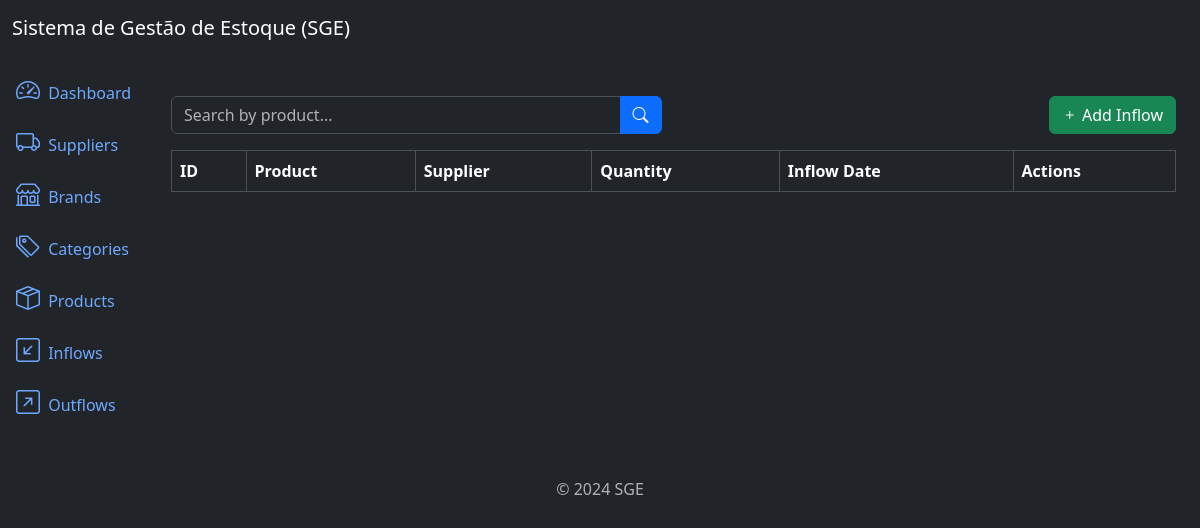
The page /inflows/list/ on the database as committed earlier.
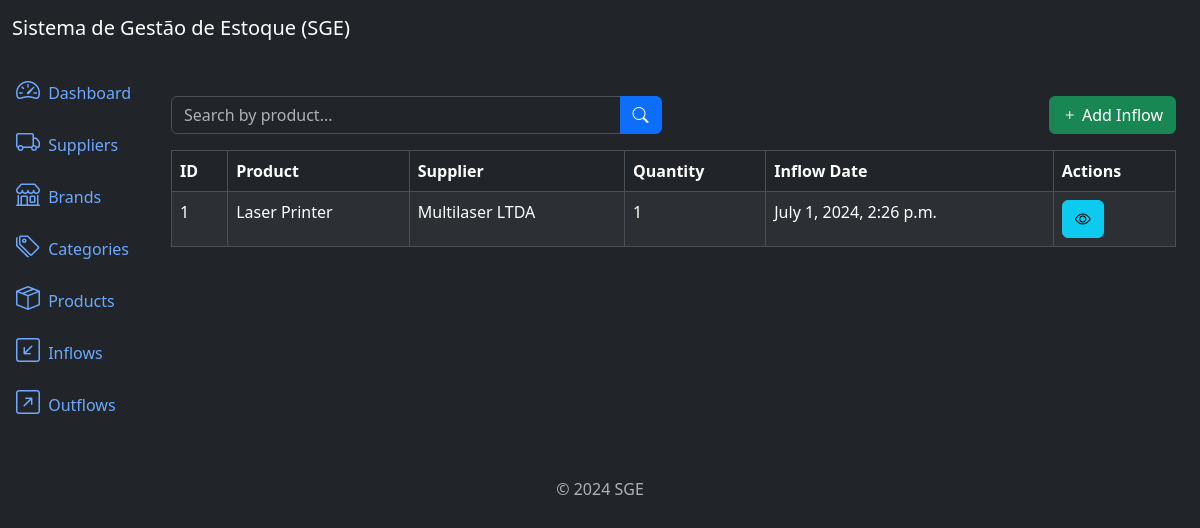
The same page on the database as committed later.
### inflows/models.py (models this page shows, shortened)
class Inflow(models.Model):
    supplier = models.ForeignKey(Supplier, on_delete=models.PROTECT, related_name='inflows')
    product = models.ForeignKey(Product, on_delete=models.PROTECT, related_name='inflows')
    quantity = models.IntegerField()
    description = models.TextField(null=True, blank=True)
    created_at = models.DateTimeField(auto_now_add=True)
    updated_at = models.DateTimeField(auto_now=True)
    class Meta:
        ordering = ['-created_at']

### products/models.py (models this page shows)
class Product(models.Model):
    title = models.CharField(max_length=500)
    category = models.ForeignKey(Category, on_delete=models.PROTECT, related_name='products')  # Protect block to delete a category that has 1 prod
    brand = models.ForeignKey(Brand, on_delete=models.PROTECT, related_name="products")
    description = models.TextField(null=True, blank=True)
    serie_number = models.CharField(max_length=200, null=True, blank=True)
    cost_price = models.DecimalField(max_digits=20, decimal_places=2)
    selling_price = models.DecimalField(max_digits=20, decimal_places=2)
    quantity = models.IntegerField(default=0)
    created_at = models.DateTimeField(auto_now_add=True)
    updated_at = models.DateTimeField(auto_now=True)
    class Meta:
        ordering = ['title']
    def __str__(self):
        return self.title

### suppliers/models.py (models this page shows)
class Supplier(models.Model):
    name = models.CharField(max_length=500)
    description = models.TextField(null=True, blank=True)
    created_at = models.DateTimeField(auto_now_add=True)
    updated_at = models.DateTimeField(auto_now=True)
    class Meta:
        ordering = ['name']
    def __str__(self):
        return self.name

### inflows/views.py (the view)
# urls.py: path('inflows/list/', views.InflowListView.as_view(), name='inflow_list'),
class InflowListView(ListView):
    model = models.Inflow
    template_name = 'inflow_list.html'
    context_object_name = 'inflows'  # object will be send to template
    paginate_by = 10
    def get_queryset(self):
        queryset = super().get_queryset()  # return all registers
        product = self.request.GET.get('product')
        if product:
            queryset = queryset.filter(product__title__icontains=product)
        return queryset

### inflows/templates/inflow_list.html (shortened to what this page needs)
{% extends 'base.html' %}
{% block content %}
<div class="row mb-3">
    <div class="col-md-6">
        <form method="get" action="{% url 'inflow_list' %}">
            <div class="input-group">
                <input type="text" class="form-control" name="product" placeholder="Search by product..." value="{{ request.GET.product }}">
                <button type="submit" class="btn btn-primary">
                    <i class="bi bi-search"></i>
                </button>
            </div>
        </form>
    </div>
    <div class="col-md-6">
        <a href="{% url 'inflow_create' %}" class="btn btn-success float-end">
            <i class="bi bi-plus"></i> Add Inflow
        </a>
    </div>
</div>
<div class="table-responsive">
    <table class="table table-striped table-bordered">
        <thead class="thead-dark">
            <tr>
                <th>ID</th>
                <th>Product</th>
                <th>Supplier</th>
                <th>Quantity</th>
                <th>Inflow Date</th>
                <th>Actions</th>
            </tr>
        </thead>
        <tbody>
            {% for inflow in inflows %}
                <tr>
                    <td>{{ inflow.id }}</td>
                    <td>{{ inflow.product }}</td>
                    <td>{{ inflow.supplier }}</td>
                    <td>{{ inflow.quantity }}</td>
                    <td>{{ inflow.created_at }}</td>
                    <td>
                        <a href="{% url 'inflow_detail' inflow.id %}" class="btn btn-info btn-small">
                            <i class="bi bi-eye"></i>
                        </a>
                    </td>
                </tr>
            {% endfor %}
        </tbody>
    </table>
</div>
{% endblock %}

Rows that differ between the two databases and show on the page:
added Inflow: id "1", product "Laser Printer", supplier "Multilaser LTDA", quantity "1", created_at "July 1, 2024, 2:26 p.m."
